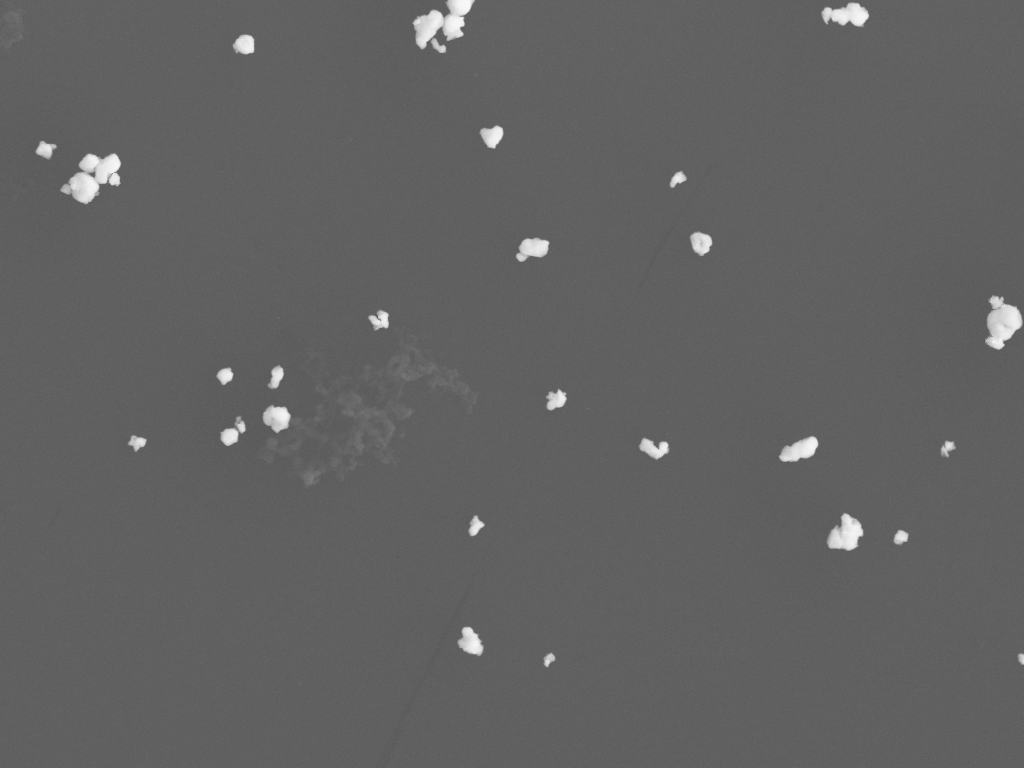
#> input picture 2y-08WC-SDS1h-12PAH2h-wc30m-07.png, 1024 x 768 px, found by its file name
$ python JuLiBianHuan+FenShuiLin.py
#> lines starting #> are read from the running program, lines starting #| are printed output that depends on the picture; after the words box and inside, x2 and y2 are one past the last pixel; in counts of white or black regions, pixels touching at a corner belong together
#> further down, src is the input picture: shape (768, 1024, 3); min 87, max 248, mean 98.1
import cv2
import numpy as np
import random as rd


def watershed_algorithm(image):
    src = image.copy()

    # 边缘保留滤波EPF去噪，sp、sr分别表示空间窗口大小、色彩空间窗口大小
    blur = cv2.pyrMeanShiftFiltering(image, sp=21, sr=55)
    # blur = cv2.bilateralFilter(image, 9, 75, 75)
    # cv2.imshow("blur", blur)

    # 转成灰度图像
    gray = cv2.cvtColor(image, cv2.COLOR_BGR2GRAY)
    # cv2.imshow("gray", gray)

    # 使用otsu算法得到二值图像区间阈值
    ret, binary = cv2.threshold(
        gray, 0, 255, cv2.THRESH_BINARY + cv2.THRESH_OTSU)
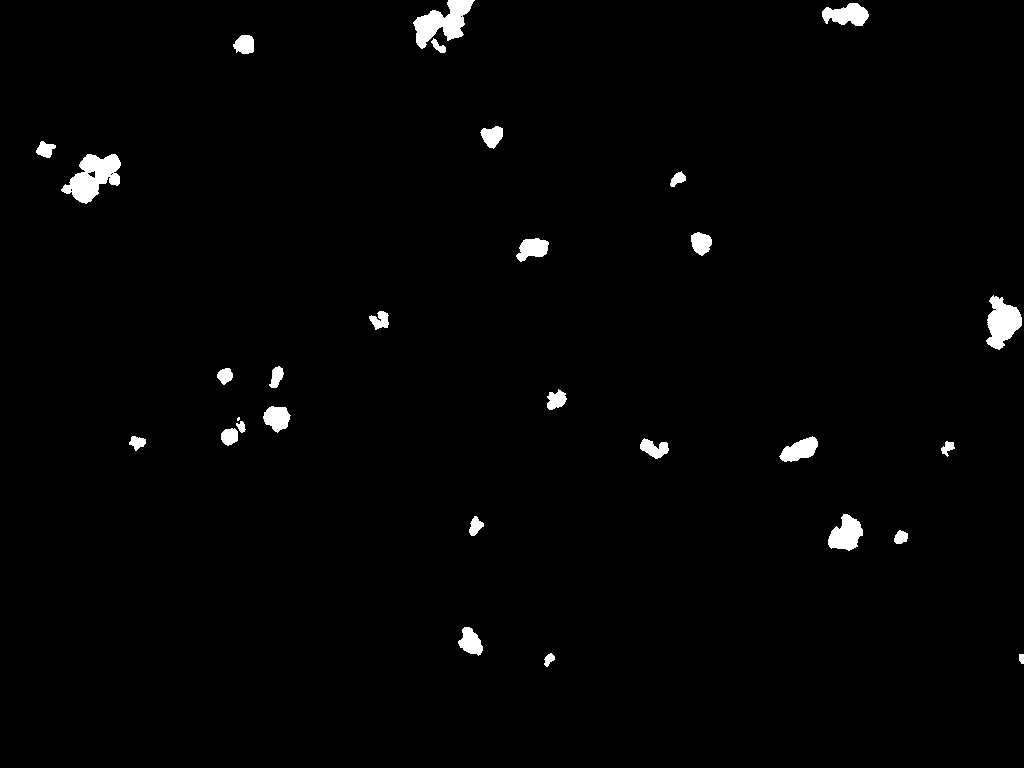
#> binary: shape (768, 1024); 1.5% white; 29 white regions (1 under 20 px), largest, box (x1, y1, x2, y2) and area: (61, 154, 121, 204) 1637, (413, 0, 475, 49) 1481, (986, 295, 1022, 350) 1220
#> ret = 154
    # cv2.imshow('thres image', binary)

    # 距离变换
    dist = cv2.distanceTransform(binary, cv2.DIST_L2, 5)
    dist_out = cv2.normalize(dist, 0, 1.0, cv2.NORM_MINMAX)
    # cv2.imshow('distance-Transform', dist_out * 50)

    # 对距离变换图像进行二值化处理，得到前景区域的初始标记，0.5*dist_out.max()表示阈值
    ret, surface = cv2.threshold(
        dist_out, 0.5*dist_out.max(), 255, cv2.THRESH_BINARY)
#> surface: shape (768, 1024) float32; 0.15% white; 18 white regions (5 under 20 px), largest, box (x1, y1, x2, y2) and area: (995, 311, 1015, 335) 308, (77, 179, 92, 196) 165, (836, 524, 855, 543) 163
#> ret = 0.0148
    cv2.imshow('surface', surface)

    # 转成8位整型
    sure_fg = np.uint8(surface)
    # cv2.imshow('Sure foreground', sure_fg)

    # 使用连通组件分析算法，得到初始标记图像，其中前景区域的标记值为2，背景区域的标记值为1
    ret, markers = cv2.connectedComponents(sure_fg)  # 连通区域
#> markers: shape (768, 1024) int32; 19 distinct labels, from 0 to 18
#> ret = 19
    # print(ret)
    markers = markers + 1  # 整个图+1，使背景不是0而是1值
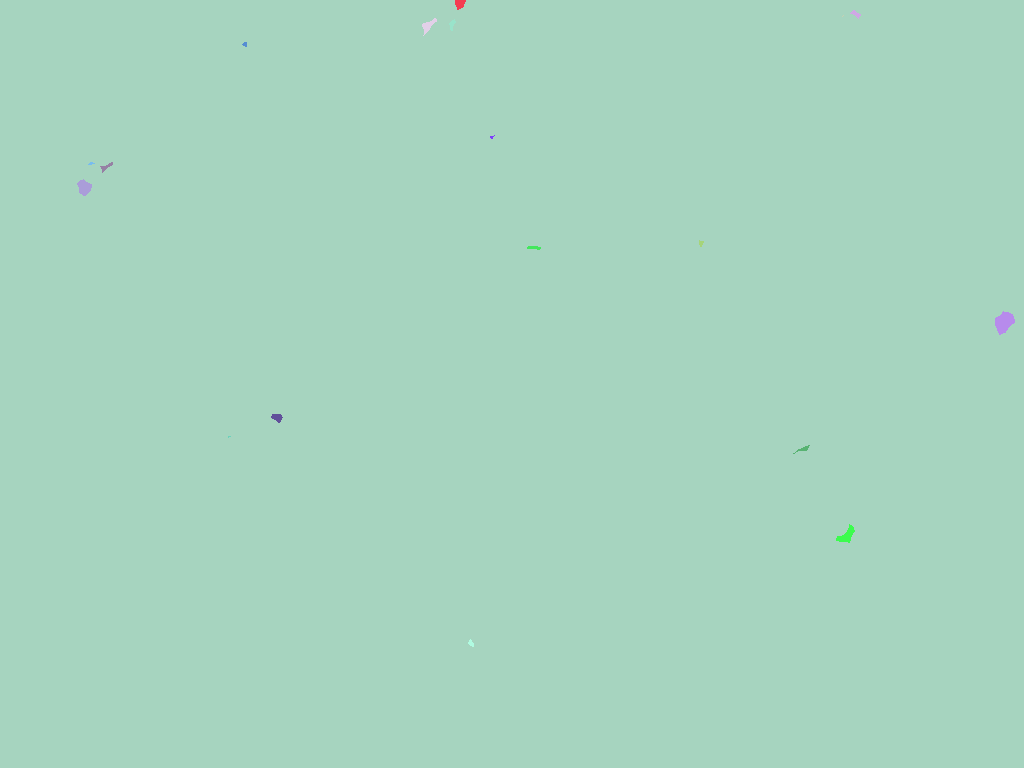
#> markers: shape (768, 1024) int32; 19 distinct labels, from 1 to 19; one colour per label, 0 black

    # 对二值图像进行膨胀处理，得到未知区域的标记。将未知区域的标记值设为0
    kernel = np.ones((3, 3), np.uint8)
    binary = cv2.morphologyEx(binary, cv2.MORPH_DILATE, kernel, iterations=1)
#> binary: shape (768, 1024); 1.9% white; 26 white regions, largest, box (x1, y1, x2, y2) and area: (60, 153, 122, 205) 1942, (412, 0, 476, 54) 1911, (985, 294, 1023, 351) 1439
    # cv2.imshow('morphologyEx', binary)
    unknown = binary - sure_fg
#> unknown: shape (768, 1024); 1.7% white; 26 white regions, largest, box (x1, y1, x2, y2) and area: (60, 153, 122, 205) 1714, (412, 0, 476, 54) 1683, (985, 294, 1023, 351) 1131
    # cv2.imshow('unknown', unknown)

    # 未知区域标记为0
    markers[unknown == 255] = 0
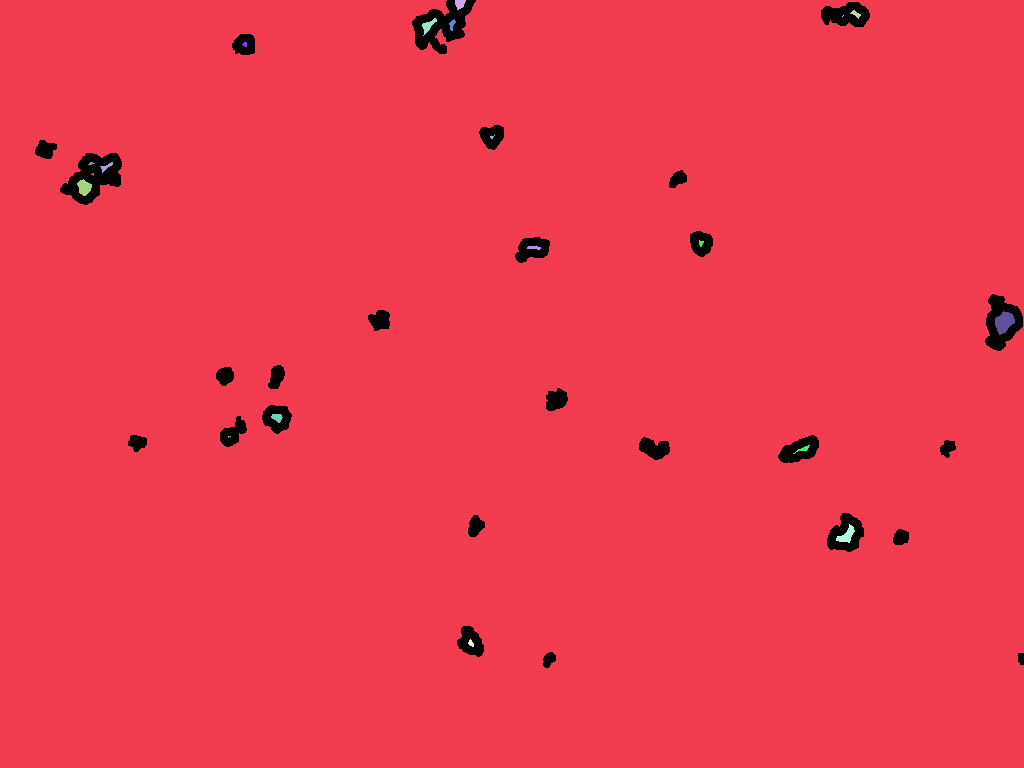
#> markers: shape (768, 1024) int32; 20 distinct labels, from 0 to 19; one colour per label, 0 black
    # 区域标记结果
    markers_show = np.uint8(markers)
    # cv2.imshow('markers', markers_show*100)

    # 分水岭算法分割
    markers = cv2.watershed(image, markers=markers)
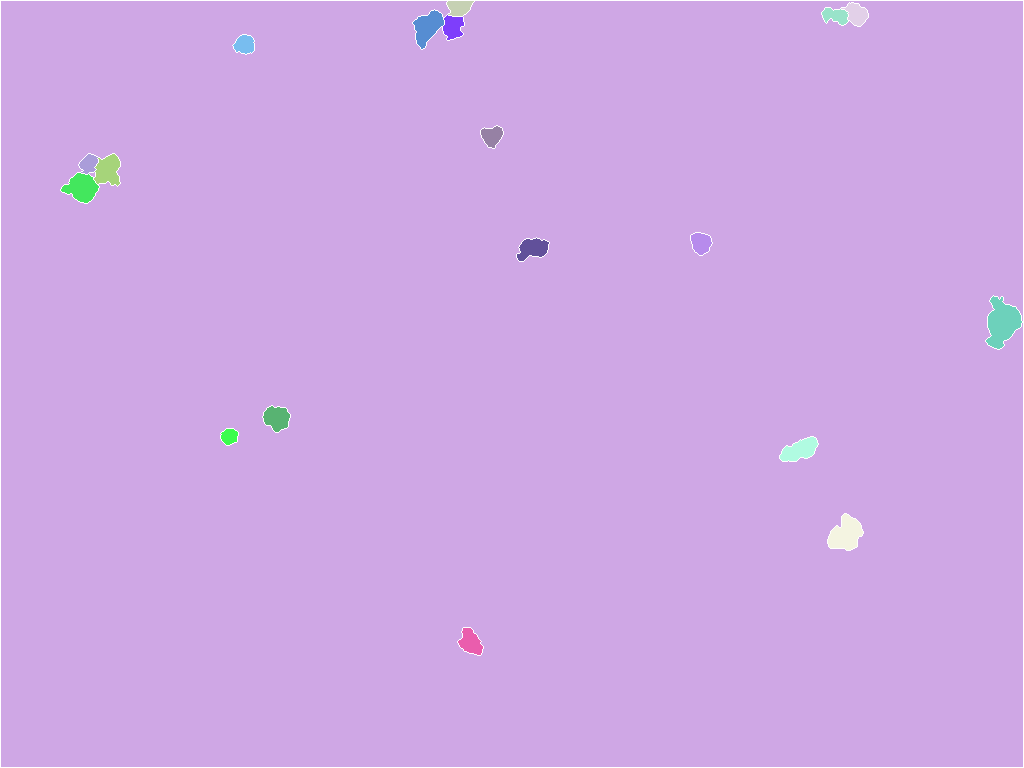
#> markers: shape (768, 1024) int32; 20 distinct labels, from -1 to 19; one colour per label, 0 black, -1 white
    min_val, max_val, min_loc, max_loc = cv2.minMaxLoc(markers)
#> min_val = -1; max_val = 19; min_loc = (0, 0); max_loc = (463, 628)
    markers_8u = np.uint8(markers)
    # cv2.imshow('markers_8u', markers_8u)
    # print(max_val)
    black_bg = np.zeros_like(image)
    # 定义不同区域的颜色，用于后续可视化显示
    colors = [(255, 0, 0), (0, 255, 0), (0, 0, 255), (255, 255, 0),
              (255, 0, 255), (0, 255, 255), (255, 128, 0), (255, 0, 128),
              (128, 255, 0), (128, 0, 255), (255, 128, 128), (128, 255, 255)]
    # 遍历每个标记值，将每个区域的轮廓进行提取，并使用不同颜色对每个区域进行填充。同时，计算每个区域的中心，并在图像中进行标注。
    for i in range(2, int(max_val+1)):
        ret, thres1 = cv2.threshold(markers_8u, i-1, 255, cv2.THRESH_BINARY)
        ret2, thres2 = cv2.threshold(markers_8u, i, 255, cv2.THRESH_BINARY)
        mask = thres1 - thres2
        # cv2.imshow('mask', mask)
        # color = (rd.randint(0,255), rd.randint(0,255), rd.randint(0,255))
        # image[markers == i] = [rd.randint(0,255), rd.randint(0,255), rd.randint(0,255)]
        # image[markers == i] = [colors[i-2]]

        contours, hierarchy = cv2.findContours(
            mask, cv2.RETR_EXTERNAL, cv2.CHAIN_APPROX_NONE)
        # cv2.drawContours(image, contours, -1, colors[(i-2) % 12], -1)
        cv2.drawContours(black_bg, contours, -1, colors[(i - 2) % 12], -1)
#> mask: shape (768, 1024); 0.05% white; 1 white region, box (x1, y1, x2, y2) and area: (458, 628, 483, 655) 421
        # [18 lines of commented-out code are left out]
    result = cv2.addWeighted(src, 0.5, black_bg, 0.5, 0)
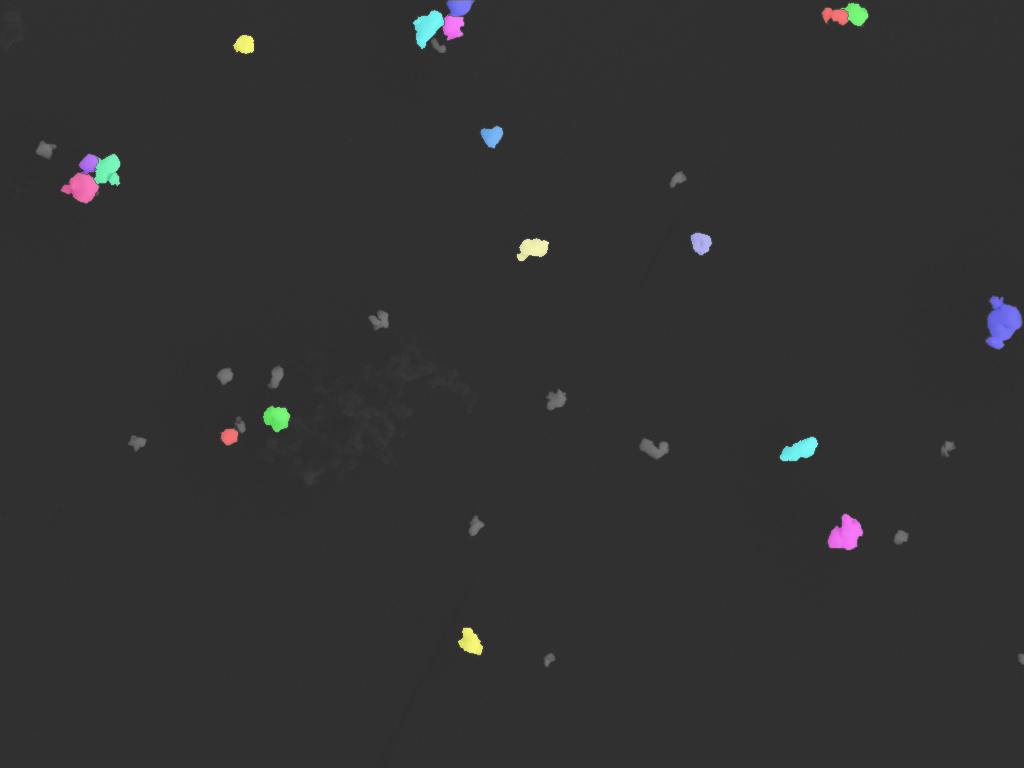
#> result: shape (768, 1024, 3); mean B, G, R 49.9, 49.7, 49.6
    cv2.imshow('result', result)
    cv2.waitKey(0)
    cv2.destroyAllWindows()


src = cv2.imread('2y-08WC-SDS1h-12PAH2h-wc30m-07.png')
# cv2.imshow('src', src)
watershed_algorithm(src)
cv2.waitKey(0)
cv2.destroyAllWindows()
